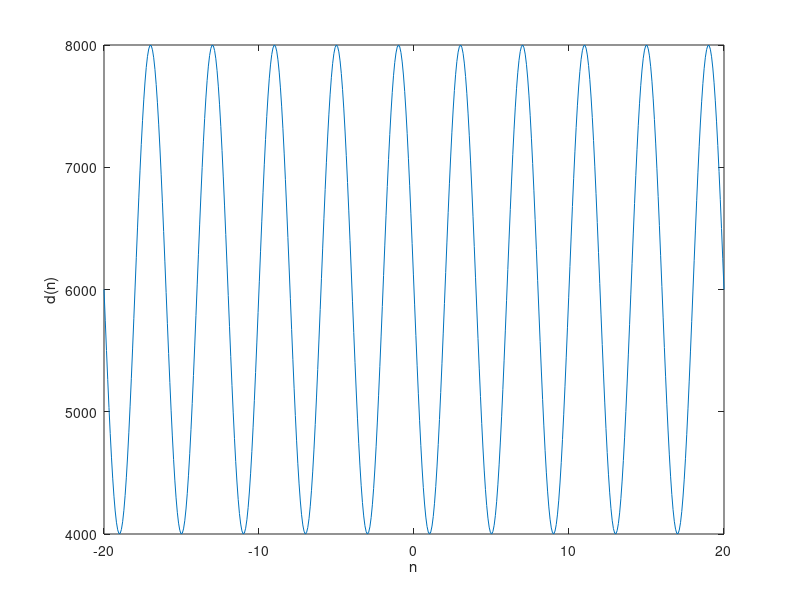

This figure's MATLAB source:
x = linspace(-20,20,500);

y=4000+2000*(1-sin(2*pi*2000/8000*x));

plot(x,y)
xlabel("n")
ylabel("d(n)")
print("-dpng","Fig2")